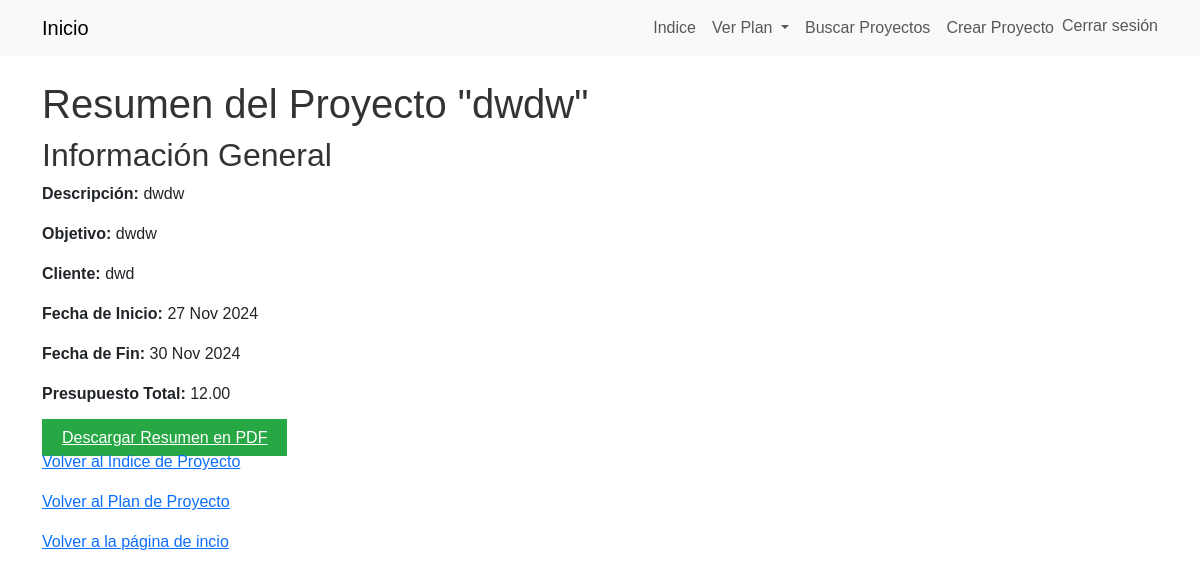
The app's page /project-plan/13/resumen-proyecto/ (signed in) with its own data.
### creadorAPP/models.py (models this page shows, shortened)
class ProjectPlan(models.Model):
    created_by = models.ForeignKey(User, on_delete=models.CASCADE)
    title = models.CharField(max_length=100)
    description = models.TextField()
    objetive = models.TextField()
    clientName = models.CharField(max_length=50)
    startDate = models.DateField()
    endDate = models.DateField()
    presupuestoTotal = models.DecimalField(
        max_digits=12,
        decimal_places=2,
        null=True,
        blank=True,
        help_text="Presupuesto total del proyecto en USD."
        )

### creadorAPP/views.py (the view)
# urls.py: path('project-plan/<int:project_id>/resumen-proyecto/', views.resumen_proyecto, name='resumen_proyecto'),
@login_required
def resumen_proyecto(request,project_id):
    proyecto = get_object_or_404(ProjectPlan, id=project_id)
    restricciones = proyecto.restricciones.all()
    tareas = proyecto.tasks.all()
    riesgos = proyecto.risks.all()
    return render(request, 'projects/resumen_proyecto.html', {
        'proyecto': proyecto,
        'restricciones': restricciones,
        'tareas': tareas,
        'riesgos':riesgos,
        'project_id': project_id,
    })

### creadorAPP/templates/projects/resumen_proyecto.html (shortened to what this page needs)
{% extends 'base.html' %}
{% block content %}
<body>
    <h1>Resumen del Proyecto "{{ proyecto.title }}"</h1>
    <div class="section">
        <h2>Información General</h2>
        <p><strong>Descripción:</strong> {{ proyecto.description }}</p>
        <p><strong>Objetivo:</strong> {{ proyecto.objetive }}</p>
        <p><strong>Cliente:</strong> {{ proyecto.clientName }}</p>
        <p><strong>Fecha de Inicio:</strong> {{ proyecto.startDate|date:"d M Y" }}</p>
        <p><strong>Fecha de Fin:</strong> {{ proyecto.endDate|date:"d M Y" }}</p>
        <p><strong>Presupuesto Total:</strong> {{ proyecto.presupuestoTotal }}</p>
    </div>
        <a href="{% url 'descargar_resumen_pdf' proyecto.id %}" class="btn-download no-print">Descargar Resumen en PDF</a>
        <p><a href="{% url 'indice' proyecto.id %}">Volver al Indice de Proyecto</a></p>
        <p><a href="{% url 'view_project_plan' proyecto.id %}">Volver al Plan de Proyecto</a></p>
        <p><a href="{% url 'home' %}">Volver a la página de incio</a></p>
</body>
{% endblock %}

### creadorAPP/templates/projects/resumen_proyecto.html (style rules this page uses)
body { font-family: Arial, sans-serif; }
h1, h2 { color: #333; }
.section { margin-bottom: 20px; }
.btn-download { margin-top: 20px; padding: 10px 20px; background-color: #28a745; color: #fff; border: none; cursor: pointer; }
.no-print { display: none; }
@media screen { .no-print { display: inline; } }

### records on screen
ProjectPlan: title "dwdw", description "dwdw", objetive "dwdw", clientName "dwd", startDate "27 Nov 2024", endDate "30 Nov 2024", presupuestoTotal "12.00"
